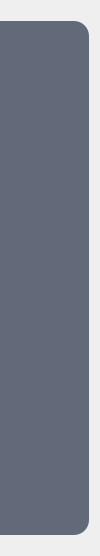
           <widget class="QFrame" name="frame_menu">
            <property name="minimumSize">
             <size>
              <width>0</width>
              <height>0</height>
             </size>
            </property>
            <property name="maximumSize">
             <size>
              <width>100</width>
              <height>16777215</height>
             </size>
            </property>
            <property name="styleSheet">
             <string notr="true"/>
            </property>
            <property name="frameShape">
             <enum>QFrame::NoFrame</enum>
            </property>
            <property name="frameShadow">
             <enum>QFrame::Raised</enum>
            </property>
            <layout class="QVBoxLayout" name="verticalLayout_4">
             <property name="leftMargin">
              <number>0</number>
             </property>
             <item>
              <spacer name="vs_1">
               <property name="orientation">
                <enum>Qt::Vertical</enum>
               </property>
               <property name="sizeType">
                <enum>QSizePolicy::Fixed</enum>
               </property>
               <property name="sizeHint" stdset="0">
                <size>
                 <width>20</width>
                 <height>10</height>
                </size>
               </property>
              </spacer>
             </item>
             <item>
              <widget class="QFrame" name="frame_menu_background">
               <property name="styleSheet">
                <string notr="true">background-color : #626A79;
border-top-right-radius: 15px;
border-bottom-right-radius: 15px;</string>
               </property>
               <property name="frameShape">
                <enum>QFrame::NoFrame</enum>
               </property>
               <property name="frameShadow">
                <enum>QFrame::Raised</enum>
               </property>
               <layout class="QVBoxLayout" name="verticalLayout_6">
                <item>
                 <widget class="QFrame" name="frame_menu_home">
                  <property name="frameShape">
                   <enum>QFrame::StyledPanel</enum>
                  </property>
                  <property name="frameShadow">
                   <enum>QFrame::Raised</enum>
                  </property>
                  <layout class="QVBoxLayout" name="verticalLayout_13">
                   <item>
                    <widget class="QPushButton" name="icon_home">
                     <property name="font">
                      <font>
                       <family>Quicksand</family>
                       <pointsize>16</pointsize>
                      </font>
                     </property>
                     <property name="toolTip">
                      <string>Home</string>
                     </property>
                     <property name="toolTipDuration">
                      <number>-1</number>
                     </property>
                     <property name="styleSheet">
                      <string notr="true">/* Normal state */
QPushButton {
    background-color:transparent;
	color:#FFF
}

/* Hover state */
QPushButton:hover {
    icon: url(:/icons/icons/home_h.png);
}</string>
                     </property>
                     <property name="text">
                      <string/>
                     </property>
                     <property name="icon">
                      <iconset resource="../../media/ressource.qrc">
                       <normaloff>:/icons/icons/home.png</normaloff>:/icons/icons/home.png</iconset>
                     </property>
                     <property name="iconSize">
                      <size>
                       <width>60</width>
                       <height>60</height>
                      </size>
                     </property>
                    </widget>
                   </item>
                  </layout>
                 </widget>
                </item>
                <item>
                 <spacer name="vs_8">
                  <property name="orientation">
                   <enum>Qt::Vertical</enum>
                  </property>
                  <property name="sizeType">
                   <enum>QSizePolicy::Fixed</enum>
                  </property>
                  <property name="sizeHint" stdset="0">
                   <size>
                    <width>20</width>
                    <height>36</height>
                   </size>
                  </property>
                 </spacer>
                </item>
                <item>
                 <widget class="QFrame" name="frame_menu_projectM">
                  <property name="styleSheet">
                   <string notr="true">QFrame {
	background-color:transparent
}</string>
                  </property>
                  <property name="frameShape">
                   <enum>QFrame::NoFrame</enum>
                  </property>
                  <property name="frameShadow">
                   <enum>QFrame::Raised</enum>
                  </property>
                  <layout class="QVBoxLayout" name="verticalLayout_7">
                   <property name="spacing">
                    <number>3</number>
                   </property>
                   <property name="leftMargin">
                    <number>0</number>
                   </property>
                   <property name="topMargin">
                    <number>0</number>
                   </property>
                   <property name="rightMargin">
                    <number>0</number>
                   </property>
                   <property name="bottomMargin">
                    <number>0</number>
                   </property>
                   <item>
                    <widget class="QPushButton" name="icon_projectM">
                     <property name="enabled">
                      <bool>true</bool>
                     </property>
                     <property name="font">
                      <font>
                       <family>Quicksand</family>
                       <pointsize>16</pointsize>
                      </font>
                     </property>
                     <property name="toolTip">
                      <string>Project Manager</string>
                     </property>
                     <property name="styleSheet">
                      <string notr="true">/* Normal state */
QPushButton {
    background-color:transparent;
}

/* Hover state */
QPushButton:hover {
    icon: url(:/icons/icons/folder_h.png);
}</string>
                     </property>
                     <property name="text">
                      <string/>
                     </property>
                     <property name="icon">
                      <iconset resource="../../media/ressource.qrc">
                       <normaloff>:/icons/icons/folder.png</normaloff>:/icons/icons/folder.png</iconset>
                     </property>
                     <property name="iconSize">
                      <size>
                       <width>60</width>
                       <height>60</height>
                      </size>
                     </property>
                    </widget>
                   </item>
                  </layout>
                 </widget>
                </item>
                <item>
                 <spacer name="vs_3">
                  <property name="orientation">
                   <enum>Qt::Vertical</enum>
                  </property>
                  <property name="sizeType">
                   <enum>QSizePolicy::Fixed</enum>
                  </property>
                  <property name="sizeHint" stdset="0">
                   <size>
                    <width>20</width>
                    <height>40</height>
                   </size>
                  </property>
                 </spacer>
                </item>
                <item>
                 <widget class="QFrame" name="frame_menu_modelTools">
                  <property name="frameShape">
                   <enum>QFrame::StyledPanel</enum>
                  </property>
                  <property name="frameShadow">
                   <enum>QFrame::Raised</enum>
                  </property>
                  <layout class="QVBoxLayout" name="verticalLayout_8">
                   <property name="spacing">
                    <number>3</number>
                   </property>
                   <property name="leftMargin">
                    <number>0</number>
                   </property>
                   <property name="topMargin">
                    <number>0</number>
                   </property>
                   <property name="rightMargin">
                    <number>0</number>
                   </property>
                   <property name="bottomMargin">
                    <number>0</number>
                   </property>
                   <item>
                    <widget class="QPushButton" name="icon_modelTools">
                     <property name="font">
                      <font>
                       <family>Quicksand</family>
                       <pointsize>16</pointsize>
                      </font>
                     </property>
                     <property name="toolTip">
                      <string>Modeling Tools</string>
                     </property>
                     <property name="styleSheet">
                      <string notr="true">/* Normal state */
QPushButton {
    background-color:transparent;
}

/* Hover state */
QPushButton:hover {
    icon: url(:/icons/icons/modeling_h.png);
}</string>
                     </property>
                     <property name="text">
                      <string/>
                     </property>
                     <property name="icon">
                      <iconset resource="../../media/ressource.qrc">
                       <normaloff>:/icons/icons/modeling.png</normaloff>:/icons/icons/modeling.png</iconset>
                     </property>
                     <property name="iconSize">
                      <size>
                       <width>60</width>
                       <height>60</height>
                      </size>
                     </property>
                    </widget>
                   </item>
                  </layout>
                 </widget>
                </item>
                <item>
                 <spacer name="vs_4">
                  <property name="orientation">
                   <enum>Qt::Vertical</enum>
                  </property>
                  <property name="sizeType">
                   <enum>QSizePolicy::Fixed</enum>
                  </property>
                  <property name="sizeHint" stdset="0">
                   <size>
                    <width>20</width>
                    <height>40</height>
                   </size>
                  </property>
                 </spacer>
                </item>
                <item>
                 <widget class="QFrame" name="frame_menu_textureTools">
                  <property name="frameShape">
                   <enum>QFrame::StyledPanel</enum>
                  </property>
                  <property name="frameShadow">
                   <enum>QFrame::Raised</enum>
                  </property>
                  <layout class="QVBoxLayout" name="verticalLayout_9">
                   <property name="spacing">
                    <number>3</number>
                   </property>
                   <property name="leftMargin">
                    <number>0</number>
                   </property>
                   <property name="topMargin">
                    <number>0</number>
                   </property>
                   <property name="rightMargin">
                    <number>0</number>
                   </property>
                   <property name="bottomMargin">
                    <number>0</number>
                   </property>
                   <item>
                    <widget class="QPushButton" name="icon_textureTools">
                     <property name="font">
                      <font>
                       <family>Quicksand</family>
                       <pointsize>16</pointsize>
                      </font>
                     </property>
                     <property name="toolTip">
                      <string>Texturing Tools</string>
                     </property>
                     <property name="styleSheet">
                      <string notr="true">/* Normal state */
QPushButton {
    background-color:transparent;
}

/* Hover state */
QPushButton:hover {
    icon: url(:/icons/icons/paint_roller_h.png);
}</string>
                     </property>
                     <property name="text">
                      <string/>
                     </property>
                     <property name="icon">
                      <iconset resource="../../media/ressource.qrc">
                       <normaloff>:/icons/icons/paint_roller.png</normaloff>:/icons/icons/paint_roller.png</iconset>
                     </property>
                     <property name="iconSize">
                      <size>
                       <width>60</width>
                       <height>60</height>
                      </size>
                     </property>
                    </widget>
                   </item>
                  </layout>
                 </widget>
                </item>
                <item>
                 <spacer name="vs_5">
                  <property name="orientation">
                   <enum>Qt::Vertical</enum>
                  </property>
                  <property name="sizeType">
                   <enum>QSizePolicy::Fixed</enum>
                  </property>
                  <property name="sizeHint" stdset="0">
                   <size>
                    <width>20</width>
                    <height>40</height>
                   </size>
                  </property>
                 </spacer>
                </item>
                <item>
                 <widget class="QFrame" name="frame_menu_animTools">
                  <property name="frameShape">
                   <enum>QFrame::StyledPanel</enum>
                  </property>
                  <property name="frameShadow">
                   <enum>QFrame::Raised</enum>
                  </property>
                  <layout class="QVBoxLayout" name="verticalLayout_10">
                   <property name="spacing">
                    <number>3</number>
                   </property>
                   <property name="leftMargin">
                    <number>0</number>
                   </property>
                   <property name="topMargin">
                    <number>0</number>
                   </property>
                   <property name="rightMargin">
                    <number>0</number>
                   </property>
                   <property name="bottomMargin">
                    <number>0</number>
                   </property>
                   <item>
                    <widget class="QPushButton" name="icon_animTools">
                     <property name="font">
                      <font>
                       <family>Quicksand</family>
                       <pointsize>16</pointsize>
                      </font>
                     </property>
                     <property name="toolTip">
                      <string>Animation Tools</string>
                     </property>
                     <property name="styleSheet">
                      <string notr="true">/* Normal state */
QPushButton {
    background-color:transparent;
}

/* Hover state */
QPushButton:hover {
    icon: url(:/icons/icons/slow_motion_h.png);
}</string>
                     </property>
                     <property name="text">
                      <string/>
                     </property>
                     <property name="icon">
                      <iconset resource="../../media/ressource.qrc">
                       <normaloff>:/icons/icons/slow_motion.png</normaloff>:/icons/icons/slow_motion.png</iconset>
                     </property>
                     <property name="iconSize">
                      <size>
                       <width>60</width>
                       <height>60</height>
                      </size>
                     </property>
                     <property name="autoDefault">
                      <bool>false</bool>
                     </property>
                     <property name="default">
                      <bool>false</bool>
                     </property>
                     <property name="flat">
                      <bool>false</bool>
                     </property>
                    </widget>
                   </item>
                  </layout>
                 </widget>
                </item>
                <item>
                 <spacer name="vs_6">
                  <property name="orientation">
                   <enum>Qt::Vertical</enum>
                  </property>
                  <property name="sizeType">
                   <enum>QSizePolicy::Fixed</enum>
                  </property>
                  <property name="sizeHint" stdset="0">
                   <size>
                    <width>20</width>
                    <height>40</height>
                   </size>
                  </property>
                 </spacer>
                </item>
                <item>
                 <widget class="QFrame" name="frame_menu_renderTools">
                  <property name="frameShape">
                   <enum>QFrame::StyledPanel</enum>
                  </property>
                  <property name="frameShadow">
                   <enum>QFrame::Raised</enum>
                  </property>
                  <layout class="QVBoxLayout" name="verticalLayout_11">
                   <property name="spacing">
                    <number>3</number>
                   </property>
                   <property name="leftMargin">
                    <number>0</number>
                   </property>
                   <property name="topMargin">
                    <number>0</number>
                   </property>
                   <property name="rightMargin">
                    <number>0</number>
                   </property>
                   <property name="bottomMargin">
                    <number>0</number>
                   </property>
                   <item>
                    <widget class="QPushButton" name="icon_renderTools">
                     <property name="font">
                      <font>
                       <family>Quicksand</family>
                       <pointsize>16</pointsize>
                      </font>
                     </property>
                     <property name="toolTip">
                      <string>Rendering Tools</string>
                     </property>
                     <property name="styleSheet">
                      <string notr="true">/* Normal state */
QPushButton {
    background-color:transparent;
}

/* Hover state */
QPushButton:hover {
    icon: url(:/icons/icons/camera_h.png);
}</string>
                     </property>
                     <property name="text">
                      <string/>
                     </property>
                     <property name="icon">
                      <iconset resource="../../media/ressource.qrc">
                       <normaloff>:/icons/icons/camera.png</normaloff>:/icons/icons/camera.png</iconset>
                     </property>
                     <property name="iconSize">
                      <size>
                       <width>60</width>
                       <height>60</height>
                      </size>
                     </property>
                    </widget>
                   </item>
                  </layout>
                 </widget>
                </item>
                <item>
                 <spacer name="vs_7">
                  <property name="orientation">
                   <enum>Qt::Vertical</enum>
                  </property>
                  <property name="sizeType">
                   <enum>QSizePolicy::Fixed</enum>
                  </property>
                  <property name="sizeHint" stdset="0">
                   <size>
                    <width>20</width>
                    <height>36</height>
                   </size>
                  </property>
                 </spacer>
                </item>
                <item>
                 <widget class="QFrame" name="frame_menu_importExportTools">
                  <property name="frameShape">
                   <enum>QFrame::StyledPanel</enum>
                  </property>
                  <property name="frameShadow">
                   <enum>QFrame::Raised</enum>
                  </property>
                  <layout class="QVBoxLayout" name="verticalLayout_12">
                   <property name="spacing">
                    <number>3</number>
                   </property>
                   <property name="leftMargin">
                    <number>0</number>
                   </property>
                   <property name="topMargin">
                    <number>0</number>
                   </property>
                   <property name="rightMargin">
                    <number>0</number>
                   </property>
                   <property name="bottomMargin">
                    <number>0</number>
                   </property>
                   <item>
                    <widget class="QPushButton" name="icon_importExportTools">
                     <property name="font">
                      <font>
                       <family>Quicksand</family>
                       <pointsize>16</pointsize>
                      </font>
                     </property>
                     <property name="toolTip">
                      <string>Import / Export Tools</string>
                     </property>
                     <property name="whatsThis">
                      <string/>
                     </property>
                     <property name="styleSheet">
                      <string notr="true">/* Normal state */
QPushButton {
    background-color:transparent;
}

/* Hover state */
QPushButton:hover {
    icon: url(:/icons/icons/export_h.png);
}</string>
                     </property>
                     <property name="text">
                      <string/>
                     </property>
                     <property name="icon">
                      <iconset resource="../../media/ressource.qrc">
                       <normaloff>:/icons/icons/export.png</normaloff>:/icons/icons/export.png</iconset>
                     </property>
                     <property name="iconSize">
                      <size>
                       <width>60</width>
                       <height>60</height>
                      </size>
                     </property>
                    </widget>
                   </item>
                  </layout>
                 </widget>
                </item>
               </layout>
              </widget>
             </item>
             <item>
              <spacer name="vs_2">
               <property name="orientation">
                <enum>Qt::Vertical</enum>
               </property>
               <property name="sizeType">
                <enum>QSizePolicy::Fixed</enum>
               </property>
               <property name="sizeHint" stdset="0">
                <size>
                 <width>20</width>
                 <height>10</height>
                </size>
               </property>
              </spacer>
             </item>
            </layout>
           </widget>
